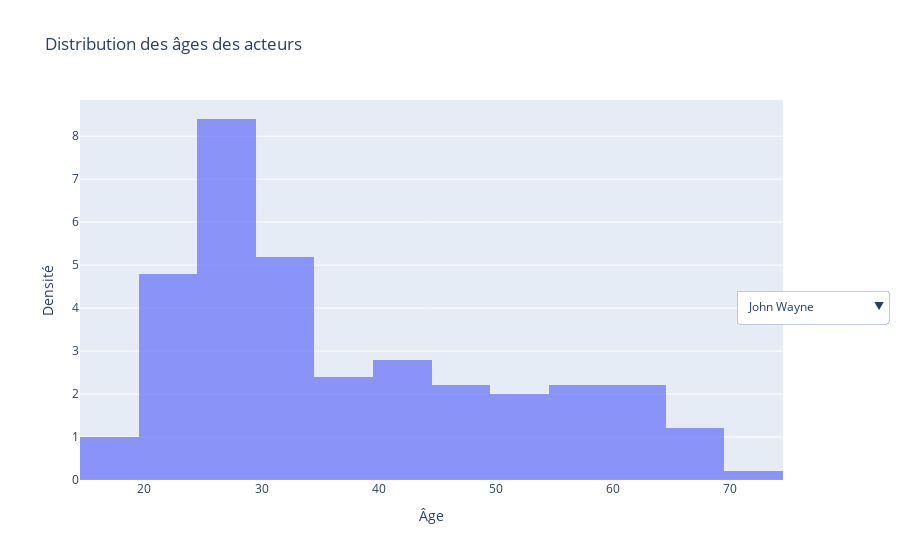

Source (notebook cell):
### Code cell
import pandas as pd
import numpy as np
import plotly.graph_objects as go



# 1. Trier par métrique de succès et prendre les 20 meilleurs acteurs

# 2. Extraire les âges et préparer les données pour chaque acteur
top_ages = top_actors.explode("ActorAgeAtRelease")[["ActorName", "ActorAgeAtRelease"]]
top_ages = top_ages.dropna()
top_ages["ActorAgeAtRelease"] = top_ages["ActorAgeAtRelease"].astype(float)

# 3. Création d'un plot interactif avec Plotly
fig = go.Figure()

# Ajouter une courbe KDE pour chaque acteur
unique_actors = top_ages["ActorName"].unique()
for actor in unique_actors:
    actor_ages = top_ages[top_ages["ActorName"] == actor]["ActorAgeAtRelease"]
    fig.add_trace(
        go.Histogram(
            x=actor_ages,
            name=actor,
            opacity=0.7,
            histnorm='density',  # Normaliser pour densité
            visible=False,  # Toutes les courbes sont initialement masquées
        )
    )

# Afficher uniquement la première courbe par défaut
fig.data[0].visible = True

# Ajouter un bouton pour chaque acteur
buttons = []
for i, actor in enumerate(unique_actors):
    buttons.append(
        dict(
            label=actor,
            method="update",
            args=[
                {"visible": [j == i for j in range(len(unique_actors))]},  # Masquer toutes les courbes sauf celle sélectionnée
                {"title": f"Distribution des âges de {actor}"}
            ],
        )
    )

# Ajouter les boutons au layout
fig.update_layout(
    updatemenus=[
        dict(
            active=0,
            buttons=buttons,
            direction="down",
            x=1.15,  # Position du menu
            y=0.5,
            showactive=True,
        )
    ],
    title="Distribution des âges des acteurs",
    xaxis_title="Âge",
    yaxis_title="Densité",
    barmode="overlay",
)

# Afficher le plot
fig.show()

### Figure 1 — Plotly figure (JSON) as saved in the notebook; plotly's stock layout.template omitted (floating-point values rounded to 4 significant figures; data arrays with more than 128 entries replaced by an {"elided": "..."} marker saying what was removed)
{"data": [{"histnorm": "density", "name": "John Wayne", "opacity": 0.7, "type": "histogram", "visible": true, "x": {"elided": "173 int values"}}, {"histnorm": "density", "name": "Michael Caine", "opacity": 0.7, "type": "histogram", "visible": false, "x": [53, 68, 76, 55, 60, 41, 57, 57, 54, 41, 42, 39, 64, 34, 32, 79, 67, 37, 38, 41, 55, 45, 37, 52, 25, 47, 52, 59, 48, 34, 78, 54, 36, 43, 71, 45, 34, 57, 35, 33, 16, 32, 50, 77, 22, 25, 59, 22, 49, 49, 62, 74, 24, 56, 56, 43, 30, 65, 62, 50, 70, 63, 52, 45, 45, 36, 73, 25, 60, 70, 67, 66, 32, 72, 68, 27, 35, 75, 33, 45, 77, 51, 63, 52, 36, 29, 49, 80, 42, 65, 41, 76, 69, 53, 72, 73, 40, 47, 34, 59, 67, 50, 66, 30, 78, 37, 73, 67, 48, 69, 72, 63, 55, 24]}, {"histnorm": "density", "name": "Morgan Freeman", "opacity": 0.7, "type": "histogram", "visible": false, "x": [68, 68, 43, 67, 67, 70, 70, 75, 53, 75, 63, 27, 65, 72, 73, 66, 31, 74, 65, 55, 69, 63, 66, 59, 65, 50, 71, 64, 54, 59, 48, 49, 51, 68, 58, 51, 71, 64, 68, 46, 49, 53, 60, 68, 71, 70, 70, 60, 57, 74, 63, 71, 67, 67, 75, 46, 57, 60, 54, 48, 43, 59, 70, 58, 51, 52, 60, 68]}, {"histnorm": "density", "name": "Samuel L. Jackson", "opacity": 0.7, "type": "histogram", "visible": false, "x": [61, 55, 59, 56, 58, 49, 45, 55, 59, 53, 54, 55, 55, 45, 64, 56, 62, 39, 53, 62, 63, 58, 62, 45, 41, 47, 60, 60, 61, 64, 46, 50, 31, 60, 59, 61, 41, 56, 60, 41, 41, 47, 46, 51, 50, 56, 45, 47, 50, 59, 45, 43, 40, 53, 56, 57, 49, 43, 62, 51, 42, 52, 44, 57, 41, 44, 54, 41, 59, 49, 59, 44, 53, 23, 54, 42, 41, 63, 39, 60, 60, 48, 46, 43, 32, 57, 49, 59, 46, 57, 54, 51, 49, 44, 61, 48, 57, 43, 47, 47, 44]}, {"histnorm": "density", "name": "Robert De Niro", "opacity": 0.7, "type": "histogram", "visible": false, "x": [51, 60, 33, 33, 64, 54, 63, 68, 52, 59, 57, 55, 70, 68, 61, 28, 68, 43, 52, 41, 25, 30, 47, 63, 35, 26, 65, 32, 44, 39, 63, 67, 59, 55, 68, 53, 31, 37, 69, 26, 37, 57, 67, 40, 69, 67, 45, 67, 58, 61, 25, 50, 48, 54, 47, 61, 49, 47, 40, 69, 52, 67, 57, 49, 43, 43, 66, 66, 46, 32, 68, 21, 49, 47, 33, 54, 29, 57, 48, 53, 53, 63, 46, 25, 56, 56, 43, 51, 61]}, {"histnorm": "density", "name": "Mithun Chakraborty", "opacity": 0.7, "type": "histogram", "visible": false, "x": {"elided": "291 int values"}}, {"histnorm": "density", "name": "Robert Downey Jr.", "opacity": 0.7, "type": "histogram", "visible": false, "x": [23, 32, 45, 45, 21, 34, 41, 31, 37, 6, 14, 42, 33, 45, 45, 19, 43, 46, 29, 23, 29, 39, 33, 22, 22, 30, 17, 40, 32, 46, 4, 28, 29, 27, 41, 32, 25, 34, 30, 44, 25, 44, 40, 19, 28, 43, 43, 20, 48, 48, 22, 30, 41, 23, 41, 40, 47, 47, 33, 25, 47, 43, 38, 31, 40, 22, 34]}, {"histnorm": "density", "name": "Tom Hanks", "opacity": 0.7, "type": "histogram", "visible": false, "x": [36, 27, 53, 55, 57, 34, 42, 36, 35, 30, 47, 35, 51, 46, 39, 32, 56, 56, 56, 56, 29, 30, 29, 33, 31, 32, 37, 40, 49, 49, 42, 38, 24, 49, 54, 25, 48, 52, 53, 33, 55, 46, 47, 55, 30, 43, 47, 48, 48, 48, 48, 44, 27, 54, 43, 46, 51, 29]}, {"histnorm": "density", "name": "Robert Duvall", "opacity": 0.7, "type": "histogram", "visible": false, "x": [48, 38, 40, 75, 63, 44, 47, 50, 61, 68, 72, 51, 59, 64, 61, 74, 55, 64, 43, 60, 78, 42, 57, 31, 62, 41, 41, 71, 47, 43, 34, 78, 48, 43, 40, 49, 45, 72, 72, 40, 65, 80, 68, 67, 65, 81, 59, 65, 32, 42, 72, 55, 37, 76, 60, 24, 78, 67, 45, 45, 81, 41, 38, 66, 41, 58, 52, 33, 64, 81, 44, 36, 77, 67, 52, 52, 74, 34, 36, 37, 62, 69, 59, 64, 38, 62]}, {"histnorm": "density", "name": "Christopher Walken", "opacity": 0.7, "type": "histogram", "visible": false, "x": [56, 55, 53, 58, 59, 47, 54, 51, 69, 59, 56, 61, 64, 53, 57, 33, 43, 32, 57, 48, 47, 55, 47, 28, 27, 61, 35, 68, 62, 62, 42, 58, 50, 53, 46, 49, 63, 61, 44, 32, 56, 44, 58, 38, 64, 40, 56, 55, 52, 54, 49, 65, 68, 54, 54, 50, 62, 62, 47, 49, 58, 62, 37, 63, 56, 64, 50, 62, 51, 33, 37, 59, 56, 34, 44, 37, 36, 60, 55, 25, 44, 64, 43, 61, 67, 59, 51, 53, 40, 54, 60]}, {"histnorm": "density", "name": "Gary Oldman", "opacity": 0.7, "type": "histogram", "visible": false, "x": [47, 52, 42, 30, 49, 39, 39, 54, 42, 54, 25, 51, 41, 53, 43, 37, 55, 46, 38, 40, 31, 52, 29, 33, 34, 48, 48, 32, 50, 45, 29, 51, 51, 51, 40, 46, 36, 29, 54, 36, 53, 50, 51, 35, 52, 32, 53, 36, 54, 31, 42, 35, 47, 50]}, {"histnorm": "density", "name": "Christian Bale", "opacity": 0.7, "type": "histogram", "visible": false, "x": [15, 38, 38, 24, 18, 29, 24, 28, 12, 28, 19, 38, 25, 25, 13, 13, 26, 27, 15, 31, 36, 37, 22, 28, 22, 20, 25, 35, 34, 34, 38, 21, 35, 31, 33, 24, 33, 33, 32, 13, 20, 31, 30, 32]}, {"histnorm": "density", "name": "Brad Pitt", "opacity": 0.7, "type": "histogram", "visible": false, "x": [32, 23, 39, 34, 34, 50, 47, 42, 24, 33, 41, 45, 37, 46, 26, 26, 40, 49, 37, 44, 43, 39, 36, 38, 35, 44, 28, 37, 29, 47, 33, 33, 27, 30, 29, 40, 25, 30, 47, 31, 28, 32, 30, 43]}, {"histnorm": "density", "name": "Anthony Hopkins", "opacity": 0.7, "type": "histogram", "visible": false, "x": [60, 56, 39, 60, 60, 58, 54, 58, 40, 40, 55, 37, 35, 63, 47, 51, 33, 55, 73, 44, 34, 50, 34, 54, 29, 43, 52, 75, 65, 47, 36, 68, 61, 64, 39, 54, 36, 53, 54, 55, 49, 64, 69, 76, 54, 63, 42, 72, 73, 72, 57, 43, 47, 73, 59, 63, 62, 46, 32, 40, 47, 38, 69, 42, 62, 30, 61, 56, 68, 67, 69, 50, 50, 72, 67, 55, 41, 66, 59]}, {"histnorm": "density", "name": "Leonardo DiCaprio", "opacity": 0.7, "type": "histogram", "visible": false, "x": [20, 33, 21, 19, 38, 38, 20, 34, 32, 28, 29, 34, 25, 22, 35, 16, 26, 20, 22, 20, 23, 23, 35, 36, 31, 18, 24, 38, 28]}, {"histnorm": "density", "name": "Nicolas Cage", "opacity": 0.7, "type": "histogram", "visible": false, "x": [43, 44, 46, 35, 36, 38, 19, 20, 29, 22, 30, 47, 30, 28, 43, 25, 39, 43, 45, 22, 42, 26, 46, 23, 19, 34, 34, 45, 40, 16, 32, 34, 49, 42, 19, 33, 37, 35, 47, 25, 33, 33, 25, 25, 28, 45, 29, 20, 41, 47, 41, 38, 38, 20, 22, 46, 46, 48, 38, 16, 45, 37, 30, 43, 42, 18, 31, 36, 31, 47, 47, 48, 48, 48]}, {"histnorm": "density", "name": "Robin Williams", "opacity": 0.7, "type": "histogram", "visible": false, "x": [50, 41, 54, 59, 52, 44, 45, 57, 41, 53, 45, 41, 41, 55, 35, 40, 53, 56, 46, 60, 60, 52, 43, 42, 42, 47, 31, 34, 55, 46, 55, 47, 29, 57, 45, 45, 58, 55, 61, 40, 56, 49, 34, 50, 46, 39, 42, 48, 34, 53, 55, 36, 44, 40, 32, 40, 43, 48, 45, 51, 46, 58, 44, 38, 55, 55, 31, 37, 37]}, {"histnorm": "density", "name": "Jack Nicholson", "opacity": 0.7, "type": "histogram", "visible": false, "x": [54, 39, 37, 26, 44, 58, 23, 26, 37, 32, 33, 49, 28, 25, 29, 30, 21, 29, 49, 65, 66, 58, 24, 52, 27, 29, 49, 65, 48, 70, 60, 37, 59, 59, 50, 26, 57, 34, 43, 43, 63, 35, 55, 33, 38, 69, 73, 52, 22, 43, 55, 44, 37, 36, 34, 41, 22, 46, 39, 31, 59]}, {"histnorm": "density", "name": "Anthony Quinn", "opacity": 0.7, "type": "histogram", "visible": false, "x": [75, 21, 24, 29, 39, 37, 50, 28, 21, 39, 47, 44, 56, 24, 37, 20, 37, 78, 78, 37, 87, 78, 38, 65, 62, 81, 74, 65, 24, 76, 27, 65, 22, 22, 42, 32, 41, 42, 38, 60, 25, 63, 49, 57, 61, 49, 78, 55, 38, 85, 62, 23, 78, 24, 36, 22, 21, 76, 80, 52, 51, 76, 41, 53, 80, 26, 21, 43, 24, 41, 41, 38, 55, 55, 23, 27, 44, 58, 43, 25, 46, 48, 29, 53, 29, 31, 26, 46, 45, 36, 39, 32, 27, 27, 37, 49, 24, 37, 47]}, {"histnorm": "density", "name": "Bette Davis", "opacity": 0.7, "type": "histogram", "visible": false, "x": [30, 30, 71, 23, 35, 36, 74, 23, 68, 27, 51, 63, 32, 35, 26, 55, 55, 56, 72, 48, 46, 31, 71, 24, 53, 29, 28, 73, 32, 70, 25, 69, 32, 64, 68, 62, 26, 76, 78, 33, 27, 23, 27, 29, 24, 24, 65, 55, 30, 37, 40, 23, 24, 24, 80, 39, 23, 25, 23, 24, 33, 55, 79, 31, 41, 28, 54, 33, 37, 37, 24, 34, 23, 25, 26, 30, 43, 36, 42, 43, 40, 24, 25, 55, 24, 50, 43, 28, 28, 63, 33, 27, 47, 22, 26, 73, 59, 27, 28, 33, 23]}], "layout": {"barmode": "overlay", "title": {"text": "Distribution des âges des acteurs"}, "updatemenus": [{"active": 0, "buttons": [{"args": [{"visible": [true, false, false, false, false, false, false, false, false, false, false, false, false, false, false, false, false, false, false, false]}, {"title": "Distribution des âges de John Wayne"}], "label": "John Wayne", "method": "update"}, {"args": [{"visible": [false, true, false, false, false, false, false, false, false, false, false, false, false, false, false, false, false, false, false, false]}, {"title": "Distribution des âges de Michael Caine"}], "label": "Michael Caine", "method": "update"}, {"args": [{"visible": [false, false, true, false, false, false, false, false, false, false, false, false, false, false, false, false, false, false, false, false]}, {"title": "Distribution des âges de Morgan Freeman"}], "label": "Morgan Freeman", "method": "update"}, {"args": [{"visible": [false, false, false, true, false, false, false, false, false, false, false, false, false, false, false, false, false, false, false, false]}, {"title": "Distribution des âges de Samuel L. Jackson"}], "label": "Samuel L. Jackson", "method": "update"}, {"args": [{"visible": [false, false, false, false, true, false, false, false, false, false, false, false, false, false, false, false, false, false, false, false]}, {"title": "Distribution des âges de Robert De Niro"}], "label": "Robert De Niro", "method": "update"}, {"args": [{"visible": [false, false, false, false, false, true, false, false, false, false, false, false, false, false, false, false, false, false, false, false]}, {"title": "Distribution des âges de Mithun Chakraborty"}], "label": "Mithun Chakraborty", "method": "update"}, {"args": [{"visible": [false, false, false, false, false, false, true, false, false, false, false, false, false, false, false, false, false, false, false, false]}, {"title": "Distribution des âges de Robert Downey Jr."}], "label": "Robert Downey Jr.", "method": "update"}, {"args": [{"visible": [false, false, false, false, false, false, false, true, false, false, false, false, false, false, false, false, false, false, false, false]}, {"title": "Distribution des âges de Tom Hanks"}], "label": "Tom Hanks", "method": "update"}, {"args": [{"visible": [false, false, false, false, false, false, false, false, true, false, false, false, false, false, false, false, false, false, false, false]}, {"title": "Distribution des âges de Robert Duvall"}], "label": "Robert Duvall", "method": "update"}, {"args": [{"visible": [false, false, false, false, false, false, false, false, false, true, false, false, false, false, false, false, false, false, false, false]}, {"title": "Distribution des âges de Christopher Walken"}], "label": "Christopher Walken", "method": "update"}, {"args": [{"visible": [false, false, false, false, false, false, false, false, false, false, true, false, false, false, false, false, false, false, false, false]}, {"title": "Distribution des âges de Gary Oldman"}], "label": "Gary Oldman", "method": "update"}, {"args": [{"visible": [false, false, false, false, false, false, false, false, false, false, false, true, false, false, false, false, false, false, false, false]}, {"title": "Distribution des âges de Christian Bale"}], "label": "Christian Bale", "method": "update"}, {"args": [{"visible": [false, false, false, false, false, false, false, false, false, false, false, false, true, false, false, false, false, false, false, false]}, {"title": "Distribution des âges de Brad Pitt"}], "label": "Brad Pitt", "method": "update"}, {"args": [{"visible": [false, false, false, false, false, false, false, false, false, false, false, false, false, true, false, false, false, false, false, false]}, {"title": "Distribution des âges de Anthony Hopkins"}], "label": "Anthony Hopkins", "method": "update"}, {"args": [{"visible": [false, false, false, false, false, false, false, false, false, false, false, false, false, false, true, false, false, false, false, false]}, {"title": "Distribution des âges de Leonardo DiCaprio"}], "label": "Leonardo DiCaprio", "method": "update"}, {"args": [{"visible": [false, false, false, false, false, false, false, false, false, false, false, false, false, false, false, true, false, false, false, false]}, {"title": "Distribution des âges de Nicolas Cage"}], "label": "Nicolas Cage", "method": "update"}, {"args": [{"visible": [false, false, false, false, false, false, false, false, false, false, false, false, false, false, false, false, true, false, false, false]}, {"title": "Distribution des âges de Robin Williams"}], "label": "Robin Williams", "method": "update"}, {"args": [{"visible": [false, false, false, false, false, false, false, false, false, false, false, false, false, false, false, false, false, true, false, false]}, {"title": "Distribution des âges de Jack Nicholson"}], "label": "Jack Nicholson", "method": "update"}, {"args": [{"visible": [false, false, false, false, false, false, false, false, false, false, false, false, false, false, false, false, false, false, true, false]}, {"title": "Distribution des âges de Anthony Quinn"}], "label": "Anthony Quinn", "method": "update"}, {"args": [{"visible": [false, false, false, false, false, false, false, false, false, false, false, false, false, false, false, false, false, false, false, true]}, {"title": "Distribution des âges de Bette Davis"}], "label": "Bette Davis", "method": "update"}], "direction": "down", "showactive": true, "x": 1.15, "y": 0.5}], "xaxis": {"title": {"text": "Âge"}}, "yaxis": {"title": {"text": "Densité"}}}}
